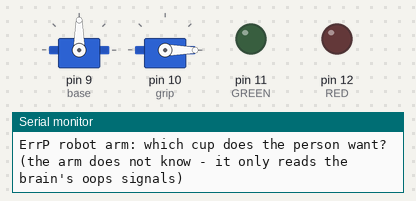
The sketch below on a simulated Arduino Uno, built with avr-gcc and run on an emulated ATmega328P. Shown: 2 × servo, output pins drawn as LEDs (lit = HIGH), the last lines printed to the serial monitor.

Above: at 0.1 s.
At 7.2 s:
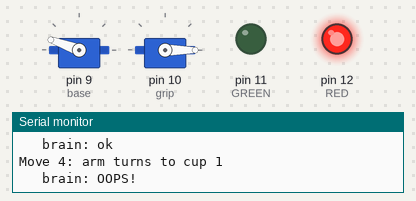
At 13.3 s:
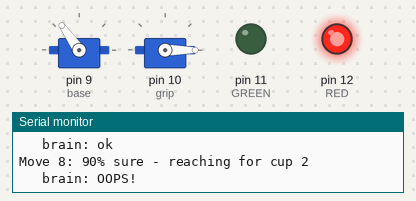
At 19.8 s:
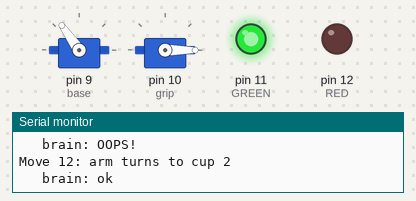
At 27.5 s:
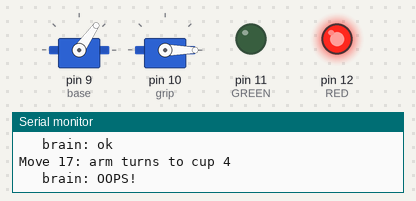
At 38.9 s:
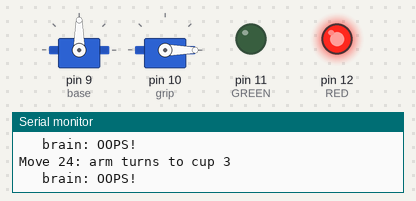
Timing chart, 0 to 40.0 s (numbered marks = the images above):
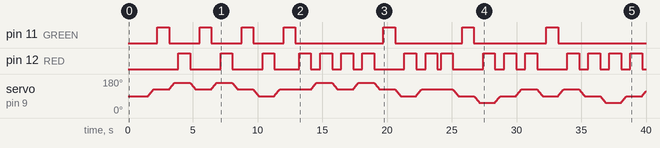

Measured:
- by itself, pin 11 (GREEN): LOW → HIGH at 2.3 s, → LOW 0.90 s later, → HIGH 2.3 s later, → LOW 0.90 s later, … (14 changes in this stretch)
- by itself, pin 12 (RED): LOW → HIGH at 3.9 s, → LOW 0.90 s later, → HIGH 2.3 s later, → LOW 0.90 s later, … (34 changes in this stretch)

The sketch:

sketch.ino
```cpp
// ErrP robot arm: one cup game guided by real brain "oops" signals
// Generated by step4_make_wokwi.py (person 6, game 1).
// Base servo: pin 9. Gripper servo: pin 10. Green LED (ok): pin 11. Red LED (oops): pin 12.
#include <Servo.h>

const int N_STEPS = 30;
const byte KIND[N_STEPS] = {0, 0, 0, 0, 0, 0, 0, 1, 0, 0, 0, 0, 0, 1, 0, 0, 0, 0, 0, 0, 0, 0, 0, 0, 0, 0, 0, 0, 0, 1};  // 0 = move to a cup, 1 = reach + final brain check
const byte CUP[N_STEPS]  = {1, 0, 1, 0, 1, 2, 1, 1, 0, 1, 0, 1, 2, 1, 1, 2, 3, 2, 1, 2, 1, 2, 3, 2, 1, 2, 3, 2, 3, 2};   // cup 0..4 (shown as 1..5)
const byte OOPS[N_STEPS] = {0, 1, 0, 1, 0, 1, 0, 1, 1, 1, 1, 0, 1, 1, 1, 0, 1, 1, 1, 0, 1, 1, 1, 1, 1, 0, 1, 0, 1, 0};  // what the detector said: 1 = oops, 0 = ok
const byte WANTED = 2;          // the cup the person wanted (the arm does not know this)
const byte START_CUP = 2;
const byte CHOICE = 2;         // the cup the arm finally grabs

const int GREEN = 11, RED = 12;
Servo base, grip;
int angle;

int angleFor(byte cup) { return 160 - 35 * cup; }  // cup 1 on the left ... cup 5 on the right

void turnTo(int target) {
  while (angle != target) {
    angle += (target > angle) ? 1 : -1;
    base.write(angle);
    delay(12);
  }
}

void showBrain(byte oops) {
  digitalWrite(oops ? RED : GREEN, HIGH);
  Serial.println(oops ? "   brain: OOPS!" : "   brain: ok");
  delay(900);
  digitalWrite(RED, LOW);
  digitalWrite(GREEN, LOW);
}

void setup() {
  Serial.begin(9600);
  pinMode(GREEN, OUTPUT);
  pinMode(RED, OUTPUT);
  base.attach(9);
  grip.attach(10);
  grip.write(0);  // gripper open
  angle = angleFor(START_CUP);
  base.write(angle);
  Serial.println("ErrP robot arm: which cup does the person want?");
  Serial.println("(the arm does not know - it only reads the brain's oops signals)");
  delay(1500);

  for (int i = 0; i < N_STEPS; i++) {
    Serial.print("Move ");
    Serial.print(i + 1);
    if (KIND[i] == 0) Serial.print(": arm turns to cup ");
    else Serial.print(": 90% sure - reaching for cup ");
    Serial.println(CUP[i] + 1);
    turnTo(angleFor(CUP[i]));
    delay(300);
    showBrain(OOPS[i]);
    if (KIND[i] == 1 && OOPS[i]) Serial.println("   final check said oops - not grabbing, keep looking");
  }

  Serial.print("Grabbing cup ");
  Serial.println(CHOICE + 1);
  turnTo(angleFor(CHOICE));
  for (int a = 0; a <= 90; a++) { grip.write(a); delay(10); }
  Serial.print("The person wanted cup ");
  Serial.print(WANTED + 1);
  Serial.println(CHOICE == WANTED ? " - CORRECT!" : " - wrong cup");
}

void loop() {}
```
